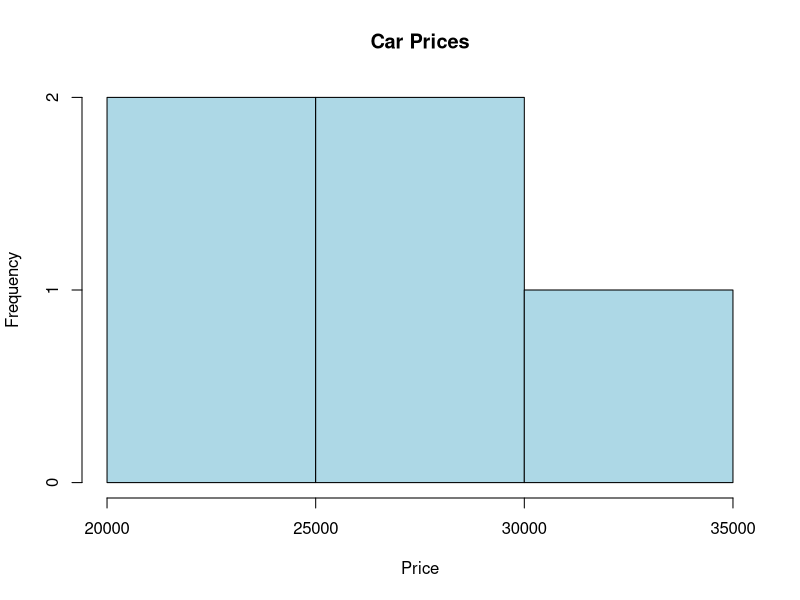
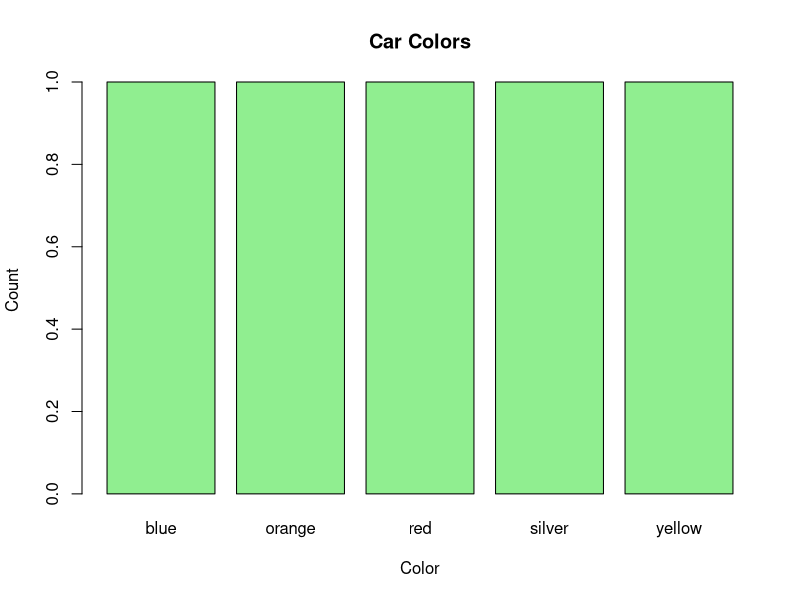

Reproduce these figures in R, in order.
# Создание списка с данными
cars <- c("Mitsubishi Eclipse", "Toyota Supra", "Mazda RX-7", "Nissan Skyline", "Honda S2000")
prices <- c(20000, 30000, 25000, 35000, 28000)
years <- c(1999, 1998, 1997, 1999, 2000)
mileage <- c(50000, 40000, 45000, 55000, 38000)
owners <- c(2, 1, 3, 2, 1)
colors <- c("orange", "silver", "red", "blue", "yellow")
transmission <- c("manual", "manual", "manual", "automatic", "manual")

# Создание датафрейма
car_df <- data.frame(cars = cars, prices = prices, years = years, mileage = mileage, owners = owners, colors = colors, transmission = transmission)

# Сохранение датафрейма в формате csv
write.csv(car_df, file = "car_data.csv")

# Построение графиков
# Гистограмма цен на машины
hist(car_df$prices, main = "Car Prices", xlab = "Price", col = "lightblue")

# Диаграмма со столбцами количества машин разного цвета
barplot(table(car_df$colors), main = "Car Colors", xlab = "Color", ylab = "Count", col = "lightgreen")
# Пример использования lapply для вывода всех цветов машин
lapply(car_df$colors, function(x) {
  print(paste("Color:", x))
})

# Пример использования sapply для вывода среднего числа владельцев машин
average_owners <- sapply(car_df$owners, mean)
print(paste("Среднее число владельцев:", average_owners))

# Улучшенный код для подсчета количества слов в тексте
text <- "Это пример текста. Он содержит несколько слов, разделенных пробелами."
word_count <- length(strsplit(text, "\\s")[[1]])
print(paste("Количество слов:", word_count))
